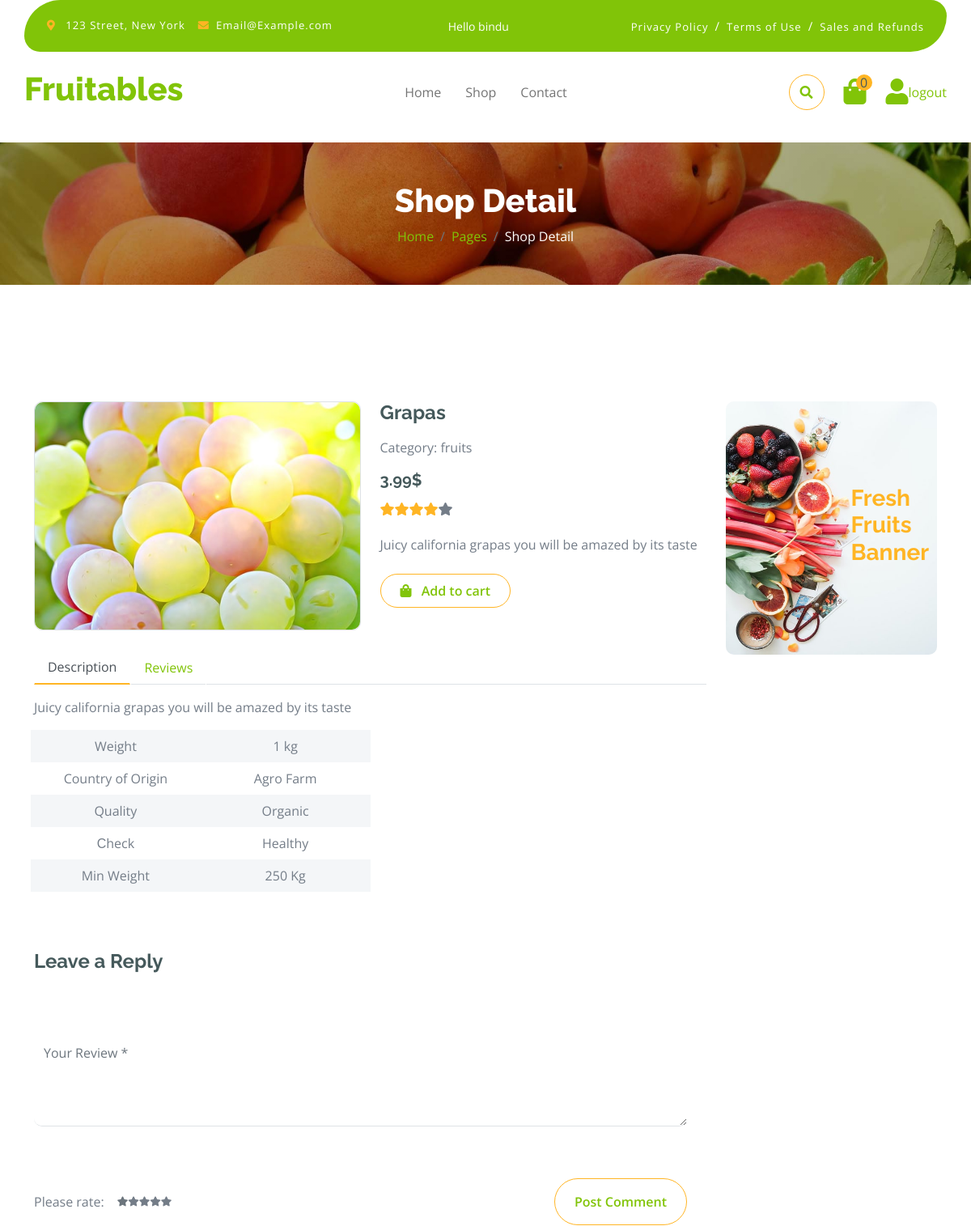
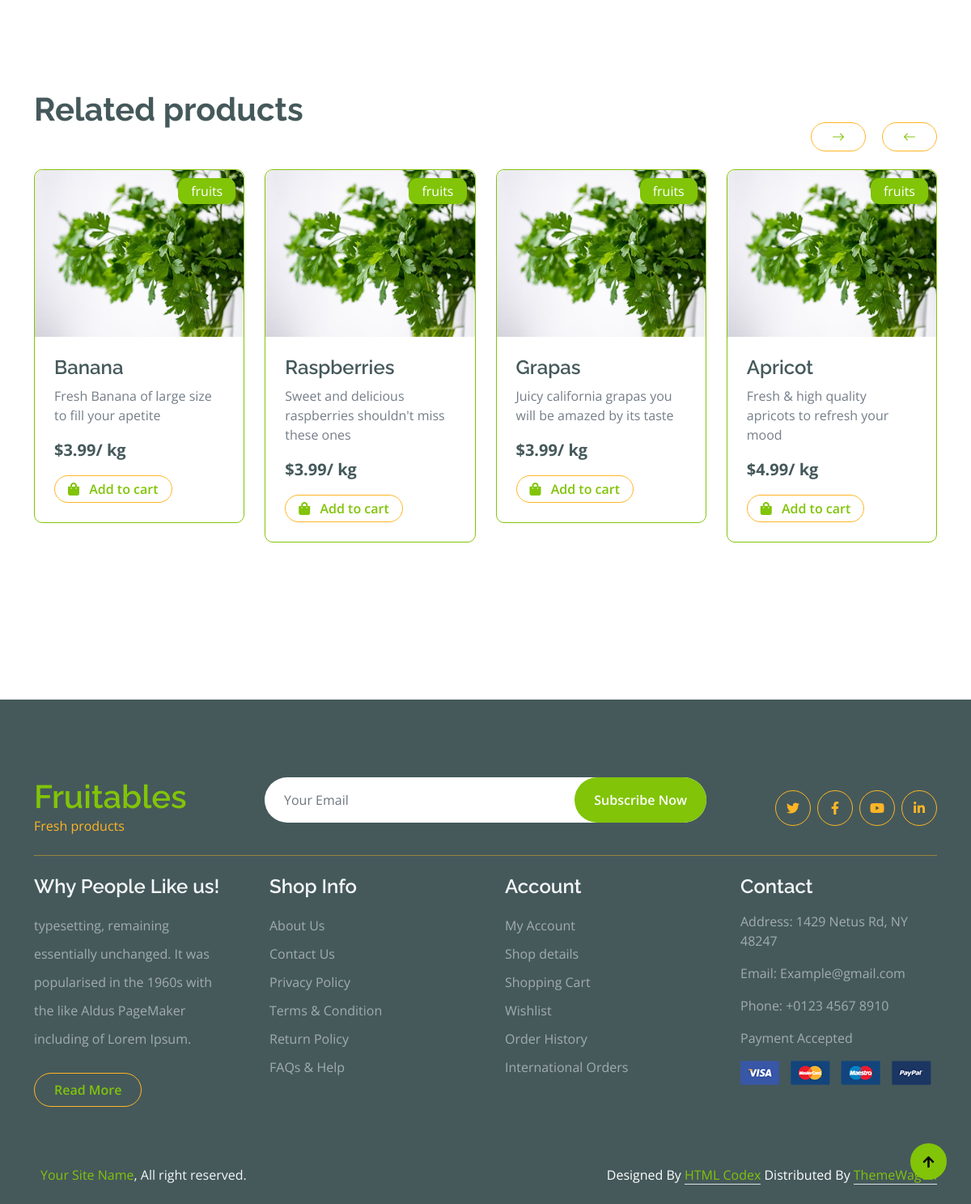
/product-detail/5 (signed in), run on the app's committed database (2 pictures, top to bottom).
### shop/models.py (models this page shows, shortened)
class Product(models.Model):
    title = models.CharField(max_length=100)
    description = models.CharField(max_length=300)
    price = models.FloatField()
    image = models.ImageField(upload_to='images/')
    card_image = models.ImageField(upload_to='images/', null=True)
    category = models.CharField(choices=choices, default='fruits', max_length=10, null=True)

### shop/views.py (the view)
# urls.py: path('product-detail/<int:id>', views.product_detail, name='product-detail'),
def product_detail(request, id):
    product = get_object_or_404(Product, id=id)
    context = {'product': product}
    if request.user.is_authenticated:
        if product.category == 'vegetables':
            related_products = Product.objects.filter(category="vegetables")
            context['related_products'] = related_products
        else:
            related_products = Product.objects.filter(category="fruits")
            context['related_products'] = related_products
        cart = Cart.objects.get(user=request.user)
        cart_items = cartItem.objects.filter(cart=cart).count()
        context['cart_count'] = cart_items
    return render(request,'shop/product-detail.html', context=context)

### shop/templates/shop/product-detail.html (shortened to what this page needs)
{% load static %}
<!DOCTYPE html>
<html lang="en">
    {% include "shop/head.html" %}
    <body>
        {% include "shop/navbar.html" %}
        <div class="container-fluid page-header py-5">
            <h1 class="text-center text-white display-6">Shop Detail</h1>
            <ol class="breadcrumb justify-content-center mb-0">
                <li class="breadcrumb-item"><a href="#">Home</a></li>
                <li class="breadcrumb-item"><a href="#">Pages</a></li>
                <li class="breadcrumb-item active text-white">Shop Detail</li>
            </ol>
        </div>
        <div class="container-fluid py-5 mt-5">
            <div class="container py-5">
                <div class="row g-4 mb-5">
                    <div class="col-lg-8 col-xl-9">
                        <div class="row g-4">
                            <div class="col-lg-6">
                                <div class="border rounded">
                                    <a href="#">
                                        <img src="{{product.image.url}}" class="img-fluid rounded" alt="Image">
                                    </a>
                                </div>
                            </div>
                            <div class="col-lg-6">
                                <h4 class="fw-bold mb-3">{{product.title}}</h4>
                                <p class="mb-3">Category: {{product.category}}</p>
                                <h5 class="fw-bold mb-3">{{product.price}}$</h5>
                                <div class="d-flex mb-4">
                                    <i class="fa fa-star text-secondary"></i>
                                    <i class="fa fa-star text-secondary"></i>
                                    <i class="fa fa-star text-secondary"></i>
                                    <i class="fa fa-star text-secondary"></i>
                                    <i class="fa fa-star"></i>
                                </div>
                                <p class="mb-4">{{product.description}}</p>
                                <button id='add-cart' value={{product.id}} class="btn border border-secondary rounded-pill px-4 py-2 mb-4 text-primary"><i class="fa fa-shopping-bag me-2 text-primary"></i> Add to cart</button>
                            </div>
                            <div class="col-lg-12">
                                <nav>
                                    <div class="nav nav-tabs mb-3">
                                        <button class="nav-link active border-white border-bottom-0" type="button" role="tab"
                                            id="nav-about-tab" data-bs-toggle="tab" data-bs-target="#nav-about"
                                            aria-controls="nav-about" aria-selected="true">Description</button>
                                        <button class="nav-link border-white border-bottom-0" type="button" role="tab"
                                            id="nav-mission-tab" data-bs-toggle="tab" data-bs-target="#nav-mission"
                                            aria-controls="nav-mission" aria-selected="false">Reviews</button>
                                    </div>
                                </nav>
                                <div class="tab-content mb-5">
                                    <div class="tab-pane active" id="nav-about" role="tabpanel" aria-labelledby="nav-about-tab">
                                        <p>{{product.description}}</p>
                                        <div class="px-2">
                                            <div class="row g-4">
                                                <div class="col-6">
                                                    <div class="row bg-light align-items-center text-center justify-content-center py-2">
                                                        <div class="col-6">
                                                            <p class="mb-0">Weight</p>
                                                        </div>
                                                        <div class="col-6">
                                                            <p class="mb-0">1 kg</p>
                                                        </div>
                                                    </div>
                                                    <div class="row text-center align-items-center justify-content-center py-2">
                                                        <div class="col-6">
                                                            <p class="mb-0">Country of Origin</p>
                                                        </div>
                                                        <div class="col-6">
                                                            <p class="mb-0">Agro Farm</p>
                                                        </div>
                                                    </div>
                                                    <div class="row bg-light text-center align-items-center justify-content-center py-2">
                                                        <div class="col-6">
                                                            <p class="mb-0">Quality</p>
                                                        </div>
                                                        <div class="col-6">
                                                            <p class="mb-0">Organic</p>
                                                        </div>
                                                    </div>
                                                    <div class="row text-center align-items-center justify-content-center py-2">
                                                        <div class="col-6">
                                                            <p class="mb-0">Сheck</p>
                                                        </div>
                                                        <div class="col-6">
                                                            <p class="mb-0">Healthy</p>
                                                        </div>
                                                    </div>
                                                    <div class="row bg-light text-center align-items-center justify-content-center py-2">
                                                        <div class="col-6">
                                                            <p class="mb-0">Min Weight</p>
                                                        </div>
                                                        <div class="col-6">
                                                            <p class="mb-0">250 Kg</p>
                                                        </div>
                                                    </div>
                                                </div>
                                            </div>
                                        </div>
                                    </div>
                                </div>
                            </div>
                                <h4 class="mb- fw-bold">Leave a Reply</h4>
                                <div class="row g-4">
                                    <div class="col-lg-12">
                                        <div class="border-bottom rounded my-4">
                                            <textarea required name="review" id="user-review" class="form-control border-0" cols="30" rows="4" placeholder="Your Review *" spellcheck="false"></textarea>
                                        </div>
                                   </div>
                                    <div class="col-lg-12">
                                        <div class="d-flex justify-content-between py-3 mb-5">
                                            <div class="d-flex align-items-center">
                                                <p class="mb-0 me-3">Please rate:</p>
                                                <div class="d-flex align-items-center" style="font-size: 12px;">
                                                    <i class="fa fa-star text-muted"></i>
                                                    <i class="fa fa-star"></i>
                                                    <i class="fa fa-star"></i>
                                                    <i class="fa fa-star"></i>
                                                    <i class="fa fa-star"></i>
                                                </div>
                                            </div>
                                            <button id="submit-review" class="btn border border-secondary text-primary rounded-pill px-4 py-3"> Post Comment</button>
                                        </div>
                                    </div>
                                </div>
                        </div>
                    </div>
                    <div class="col-lg-4 col-xl-3">
                        <div class="row g-4 fruite">
                            <div class="col-lg-12">
                                <div class="position-relative">
                                    <img src="{% static 'img/banner-fruits.jpg'%}" class="img-fluid w-100 rounded" alt="">
                                    <div class="position-absolute" style="top: 50%; right: 10px; transform: translateY(-50%);">
                                        <h3 class="text-secondary fw-bold">Fresh <br> Fruits <br> Banner</h3>
                                    </div>
                                </div>
                            </div>
                        </div>
                    </div>
                </div>
                <h1 class="fw-bold mb-0">Related products</h1>
                <div class="vesitable">
                    <div class="owl-carousel vegetable-carousel justify-content-center">
                    {% for product in related_products  %}
                        <div class="border border-primary rounded position-relative vesitable-item">
                            <div class="vesitable-img">
                                <img src="img/vegetable-item-6.jpg" class="img-fluid w-100 rounded-top" alt="">
                            </div>
                            <div class="text-white bg-primary px-3 py-1 rounded position-absolute" style="top: 10px; right: 10px;">{{product.category}}</div>
                            <div class="p-4 pb-0 rounded-bottom">
                                <h4>{{product.title}}</h4>
                                <p>{{product.description}}</p>
                                <div class="d-flex justify-content-between flex-lg-wrap">
                                    <p class="text-dark fs-5 fw-bold">${{product.price}}/ kg</p>
                                    <button value={{product.id}} class="add-cart btn border border-secondary rounded-pill px-3 py-1 mb-4 text-primary"><i class="fa fa-shopping-bag me-2 text-primary"></i> Add to cart</button>
                                </div>
                            </div>
                        </div>
                    {% endfor %}
                    </div>
                </div>
            </div>
        </div>
        {% include "shop/footer.html" %}
    </body>
</html>

### shop/templates/shop/navbar.html (shortened to what this page needs)
{% load static %}
{% block content %}
 <div class="container-fluid fixed-top">
            <div class="container topbar bg-primary d-none d-lg-block">
                <div class="d-flex justify-content-between">
                    <div class="top-info ps-2">
                        <small class="me-3"><i class="fas fa-map-marker-alt me-2 text-secondary"></i> <a href="#" class="text-white">123 Street, New York</a></small>
                        <small class="me-3"><i class="fas fa-envelope me-2 text-secondary"></i><a href="#" class="text-white">Email@Example.com</a></small>
                    </div>
                    {%if user.get_username%}
                    <div>
                        <small class="me-3 text-white">Hello {{user.get_username}}</small>
                    </div>
                    {%endif%}
                    <div class="top-link pe-2">
                        <a href="#" class="text-white"><small class="text-white mx-2">Privacy Policy</small>/</a>
                        <a href="#" class="text-white"><small class="text-white mx-2">Terms of Use</small>/</a>
                        <a href="#" class="text-white"><small class="text-white ms-2">Sales and Refunds</small></a>
                    </div>
                </div>
            </div>
            <div class="container px-0">
                <nav class="navbar navbar-light bg-white navbar-expand-xl">
                    <a href="{% url 'home' %}" class="navbar-brand"><h1 class="text-primary display-6">Fruitables</h1></a>
                    <div class="collapse navbar-collapse bg-white" id="navbarCollapse">
                        <div class="navbar-nav mx-auto">
                            <a href="{% url 'home'%}" class="nav-item nav-link {% if request.path == '/' %}active{% endif %}">Home</a>
                            <a href="{% url 'shop' %}" class="nav-item nav-link {% if request.path == '/shop' %}active{%endif%}">Shop</a>
                            <a href="{% url "contact" %}" class="nav-item nav-link">Contact</a>
                        </div>
                        <div class="d-flex m-3 me-0">
                            <button class="btn-search btn border border-secondary btn-md-square rounded-circle bg-white me-4" data-bs-toggle="modal" data-bs-target="#searchModal"><i class="fas fa-search text-primary"></i></button>
                            <a href="{% url 'user-cart'%}" class="position-relative me-4 my-auto">
                                <i class="fa fa-shopping-bag fa-2x"></i>
                                <span id="cart-count" class="position-absolute bg-secondary rounded-circle d-flex align-items-center justify-content-center text-dark px-1" style="top: -5px; left: 15px; height: 20px; min-width: 20px;">
                                {% if cart_count%}
                                    {{cart_count}}
                                {% else %}
                                0
                                {% endif %}
                                </span>
                            </a>
                            {% if not user.get_username%}
                            <a href="{% url 'register' %}" class="my-auto">
                                <div class="d-flex align-items-center justify-content-center">
                                    <i class="fas fa-user fa-2x"></i>
                                    <a href="{%url 'login'%}">login</a>
                                </div>
                            </a>
                            {%else%}
                                <a href="{% url 'register' %}" class="my-auto">
                                    <div class="d-flex align-items-center justify-content-center">
                                        <i class="fas fa-user fa-2x"></i>
                                        <a href="{%url 'logout'%}">logout</a>
                                    </div>
                                </a>
                            {%endif%}
                        </div>
                    </div>
                </nav>
            </div>
        </div>
{% endblock %}

### data on the page
Product: image (picture), title "Grapas", category "fruits", price "3.99", description "Juicy california grapas you will be amazed by its taste", {{ product.id }} 5 (drawn)
Product: category "fruits", title "Banana", description "Fresh Banana of large size to fill your apetite", price "3.99", {{ product.id }} 1 (drawn)
Product: category "fruits", title "Raspberries", description "Sweet and delicious raspberries shouldn't miss these ones", price "3.99", {{ product.id }} 4 (drawn)
Product: category "fruits", title "Apricot", description "Fresh & high quality apricots to refresh your mood", price "4.99", {{ product.id }} 6 (drawn)

### other printed values
{{ user.get_username }} "bindu"
